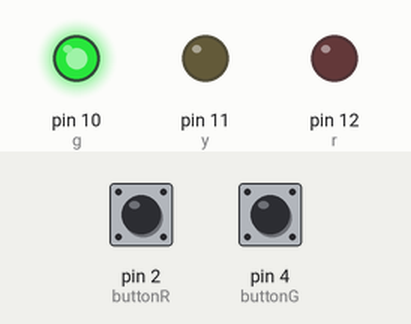
Bench run of a sketch on a simulated Arduino Uno, built with avr-gcc and run on an emulated ATmega328P. Parts: output pins drawn as LEDs (lit = HIGH). Dashed ring = blinking. The inputs (shaded band) are chosen by the test bench; at power-on: pin 2 (buttonR) LOW, pin 4 (buttonG) LOW.

Above: at 1.2 s.
1.3 s: pin 2 (buttonR) pulled HIGH for 0.15 s
At 1.7 s:
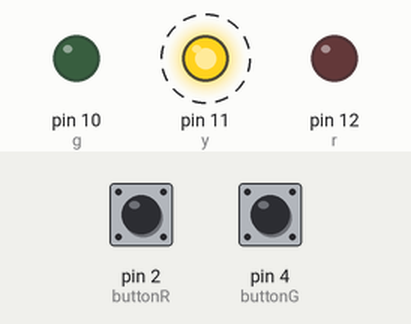
4.4 s: pin 2 (buttonR) pulled HIGH for 1 s
At 7.6 s:
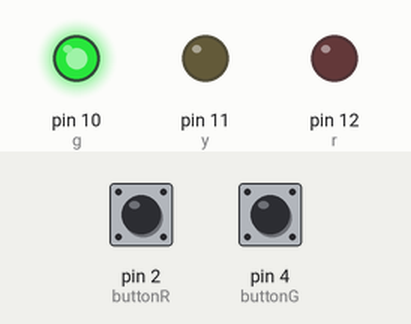
7.9 s: pin 2 (buttonR) pulled HIGH for 3.2 s
At 8.8 s:
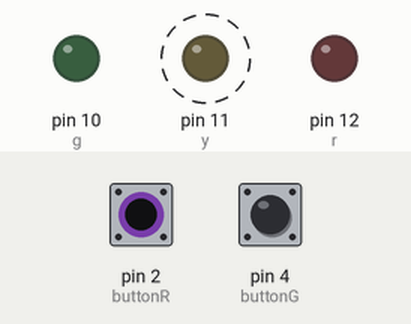
Timing chart, 0 to 13.4 s (numbered marks = the images above; inputs shaded):
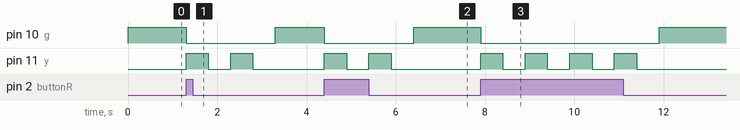

Measured:
- after the input at 1.3 s, pin 10 (g): HIGH → LOW at once, → HIGH 2.0 s later; pin 11 (y): alternates HIGH for 0.50 s and LOW for 0.50 s, 4 changes in all, then stays LOW, starting at once
- after the input at 4.4 s, pin 10 (g): HIGH → LOW at once, → HIGH 2.0 s later; pin 11 (y): alternates HIGH for 0.50 s and LOW for 0.50 s, 4 changes in all, then stays LOW, starting at once
- after the input at 7.9 s, pin 10 (g): HIGH → LOW at once, → HIGH 4.0 s later; pin 11 (y): alternates HIGH for 0.50 s and LOW for 0.50 s, 8 changes in all, then stays LOW, starting at once

The sketch:

sketch_sep26_traffic.ino
```cpp
//initiating the values: 3 LEDS of red, yellow and green
//two buttons

  int r = 12;
  int y = 11;
  int g = 10;

  int buttonR = 2;
  int buttonG = 4;

  int buttonStateR = 0;
  int buttonStateG = 0;

void setup() {
  // put your setup code here, to run once:
  pinMode(r, OUTPUT);
  pinMode(y, OUTPUT);
  pinMode(g, OUTPUT);

  pinMode(buttonR, INPUT);
  pinMode(buttonG, INPUT);
}

void loop() {
  // put your main code here, to run repeatedly:

  //two buttons, buttonR turns on the red light and buttonG turns on the green light
  buttonStateR = digitalRead(buttonR);
  buttonStateG = digitalRead(buttonG);

  //start with a green light
  digitalWrite(g, HIGH);
  digitalWrite(r, LOW);
  digitalWrite(y, LOW);

  //when buttonR pressed, the yellow light blinks twice and then the red light comes on
  if(buttonStateR ==HIGH){
      digitalWrite(g, LOW);
      digitalWrite(y, HIGH);
      delay(500);
      digitalWrite(y, LOW);
      delay(500);
      digitalWrite(y, HIGH);
      delay(500);
      digitalWrite(y, LOW);
      delay(500);
      digitalWrite(r, HIGH);
  } else {
//    digitalWrite(y, LOW);
  }

  //when buttonG pressed, the green light turns immediately on and the other two are off
  if(buttonStateG ==HIGH){
      digitalWrite(y, LOW);
      digitalWrite(r, LOW);
      digitalWrite(g, HIGH);
  } else {
//    digitalWrite(y, LOW);
  }

}
```
